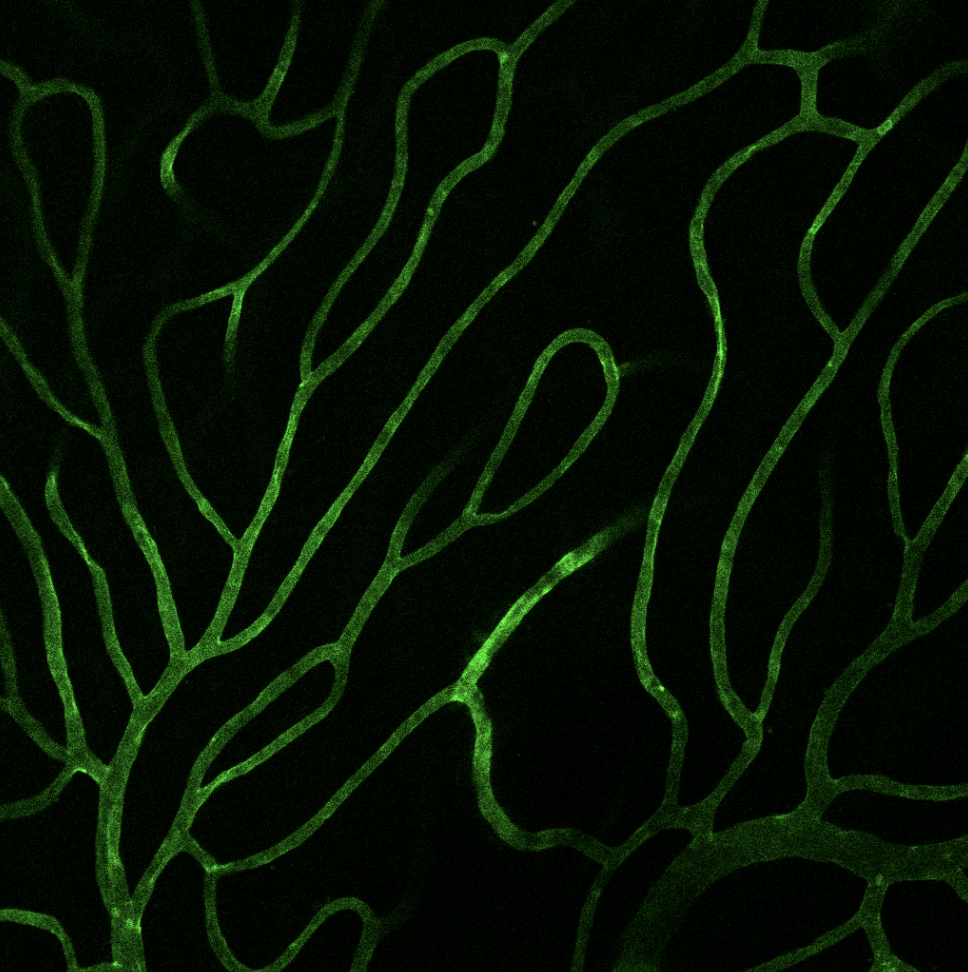
#> input picture microvascularpython/retina_deep1.png, 968 x 972 px, found by its file name
$ python denoisevessel.py
#> lines starting #> are read from the running program, lines starting #| are printed output that depends on the picture
import cv2
import numpy as np

img = cv2.imread("/Users/daisymaturo/Downloads/microvascularpython/retina_deep1.png")
#> img is the input picture: shape (972, 968, 3); mean B, G, R 3.1, 18, 6
rows, cols = img.shape[:2]
#> rows = 972; cols = 968

#kernel blurring (not as effective)
kernel_25 = np.ones((25, 25), np.float32) / 625.0
output_kernel = cv2.filter2D(img, -1, kernel_25)
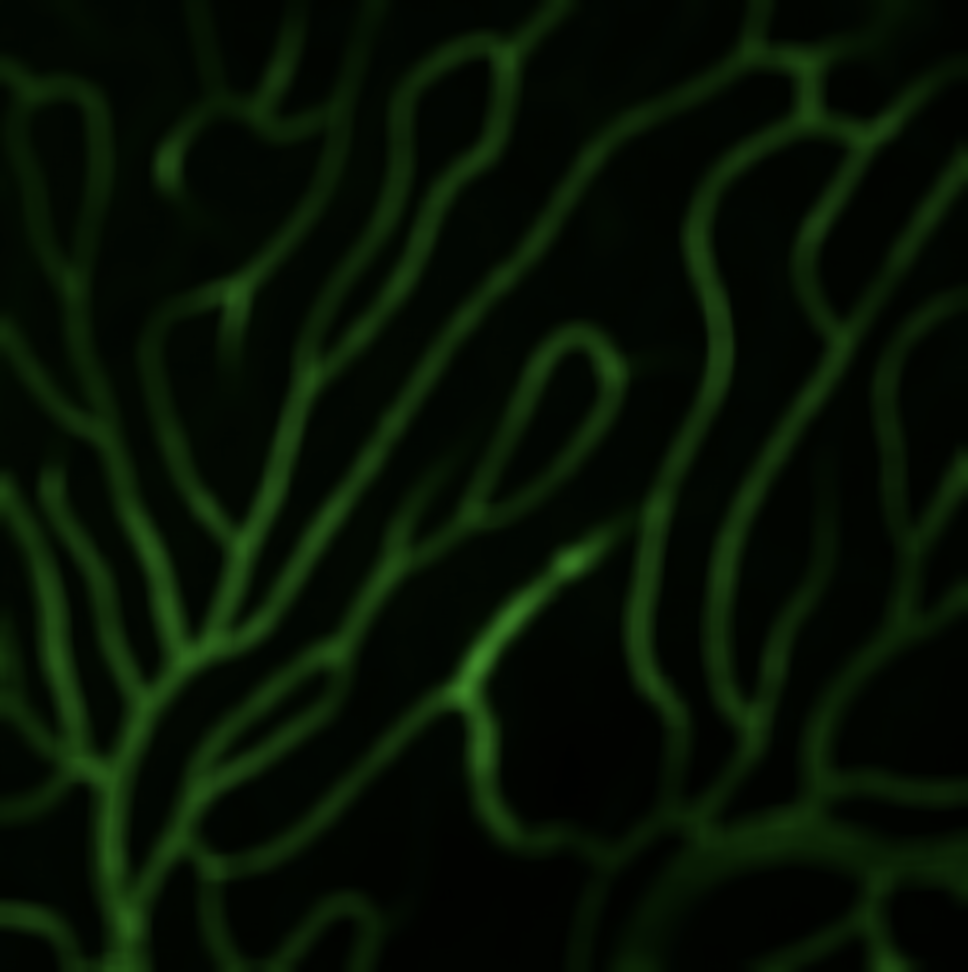
#> output_kernel: shape (972, 968, 3); mean B, G, R 3.1, 18, 6

#Boxfilter and blur function blurring.
output_blur = cv2.blur(img, (25, 25))
output_box = cv2.boxFilter(img, -1, (5,5), normalize=False)
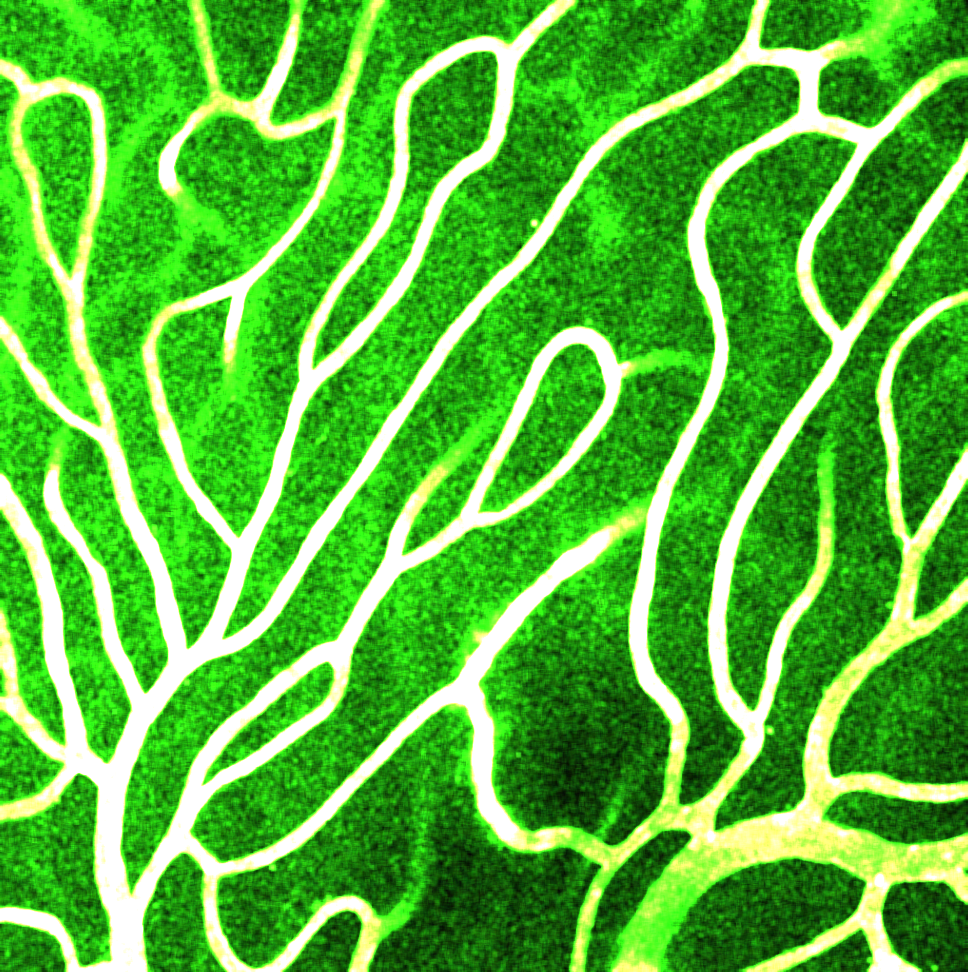
#> output_box: shape (972, 968, 3); mean B, G, R 55.4, 183.2, 81.4

#gaussian blur
output_gaus = cv2.GaussianBlur(img, (5,5), 0)

'''median blur (noise reduction): median blur replaces pixel values with the median of all
values lying in kernel area:'''
output_med = cv2.medianBlur(img, 5)

'''Bilateral filtering (noise reduction + preserving edges).
Makes sure that only those pixels having intensity almost same as target
pixel are confirmed.'''
output_bil = cv2.bilateralFilter(img, 5,6,6)

cv2.imshow("kernel blur", output_kernel)
cv2.imshow("Blur() output", output_blur)
cv2.imshow("Box filter", output_box)
cv2.imshow("Gaussian", output_gaus)
cv2.imshow("Bilateral", output_bil)
cv2.imshow("Median Blur", output_med)

cv2.imshow("Original", img)
cv2.waitKey(0)

#Use control z to end program (until coded in)

$ run again, with microvascularpython/intermediate_layer.png copied over microvascularpython/retina_deep1.png
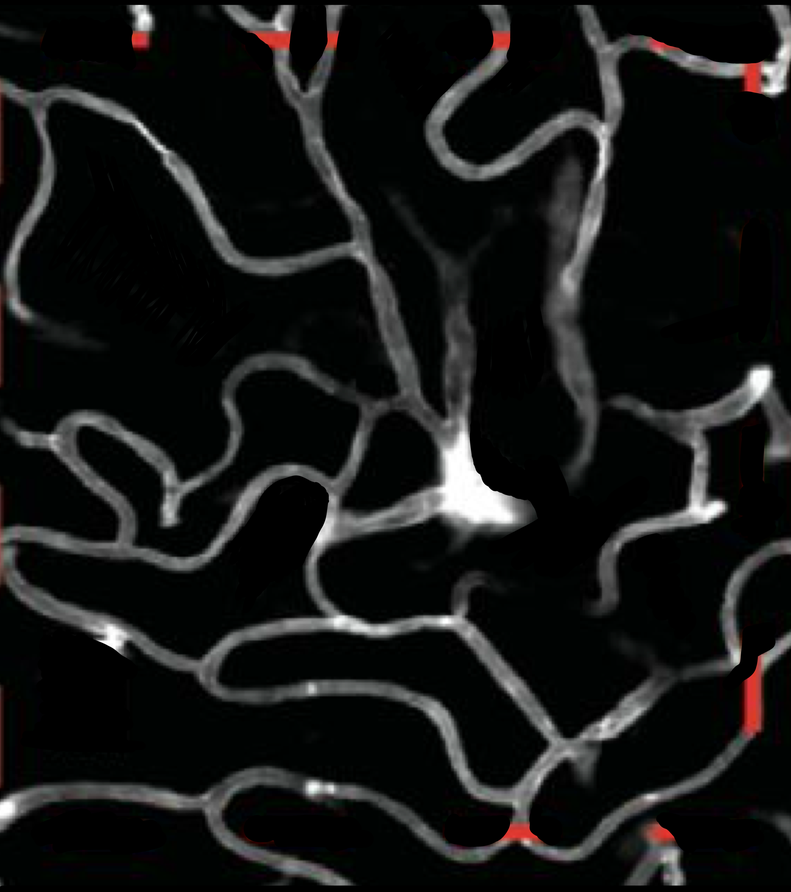
#> input picture microvascularpython/intermediate_layer.png, 791 x 892 px, shrunk from 2219 x 2500 before the run, found by its file name
#> img is the input picture: shape (892, 791, 3); mean B, G, R 21.7, 22.5, 21.6
#> `output_kernel = cv2.filter2D(img, -1, kernel_25)`:
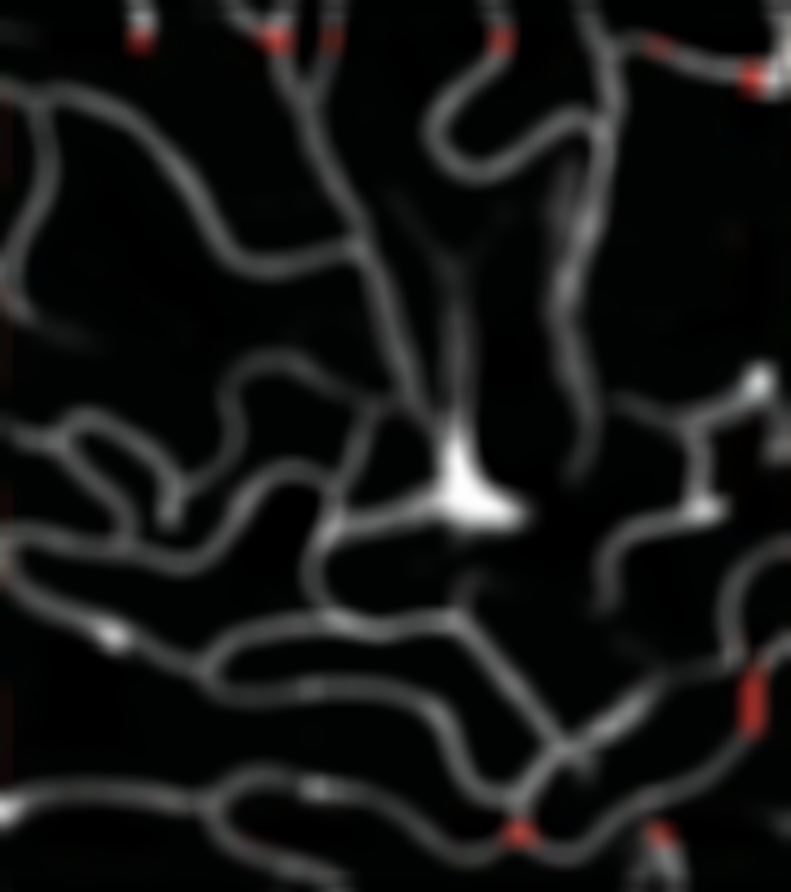
#> output_kernel: shape (892, 791, 3); mean B, G, R 21.8, 22.5, 21.6
#> `output_box = cv2.boxFilter(img, -1, (5,5), normalize=False)`:
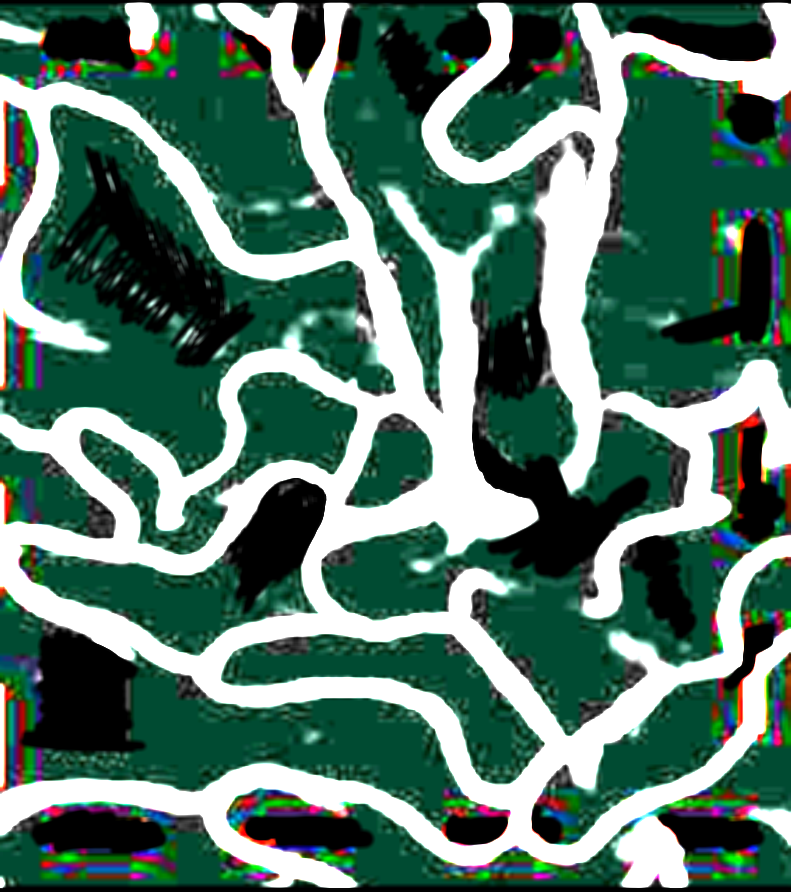
#> output_box: shape (892, 791, 3); mean B, G, R 105.1, 118.5, 85

$ run again, with microvascularpython/retina_superficial2.png copied over microvascularpython/retina_deep1.png
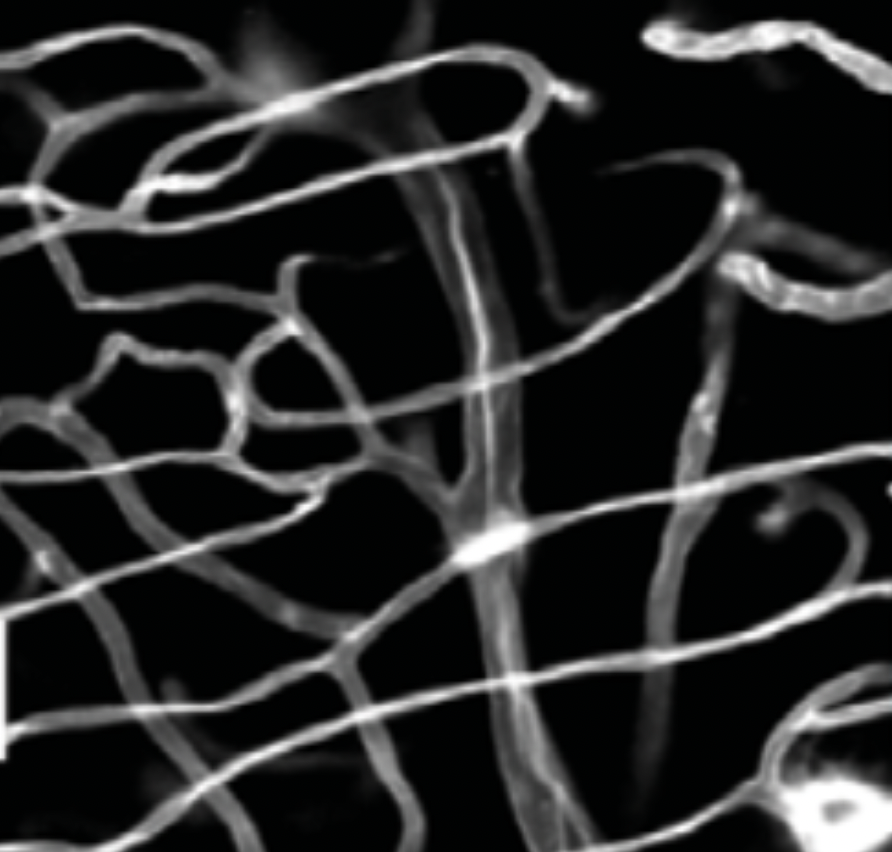
#> input picture microvascularpython/retina_superficial2.png, 892 x 852 px, found by its file name
#> img is the input picture: shape (852, 892, 3); mean B, G, R 40.1, 40.2, 39.7
#> `output_kernel = cv2.filter2D(img, -1, kernel_25)`:
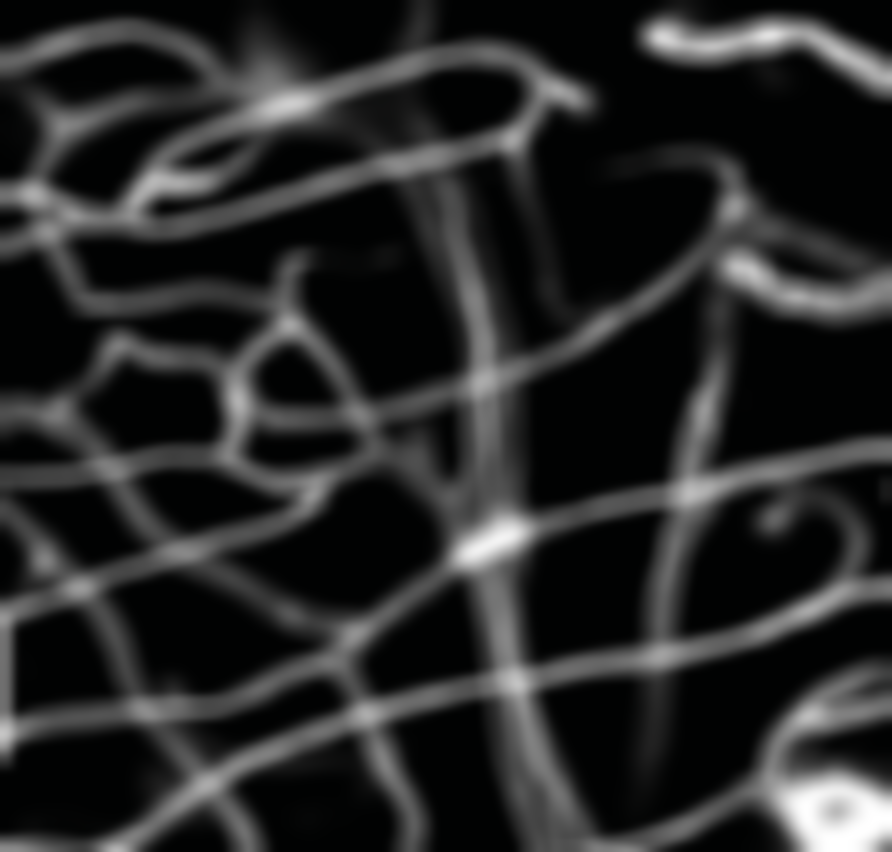
#> output_kernel: shape (852, 892, 3); mean B, G, R 40.1, 40.2, 39.7
#> `output_box = cv2.boxFilter(img, -1, (5,5), normalize=False)`:
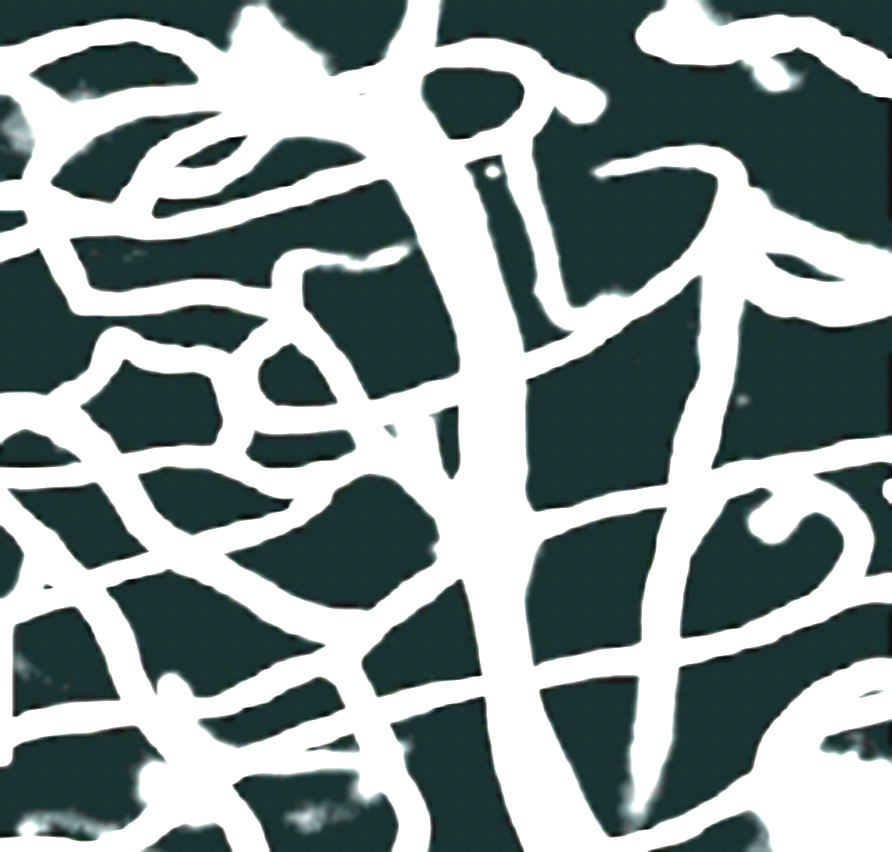
#> output_box: shape (852, 892, 3); mean B, G, R 146.5, 147.1, 134.3

$ run again, with microvascularpython/z.png copied over microvascularpython/retina_deep1.png
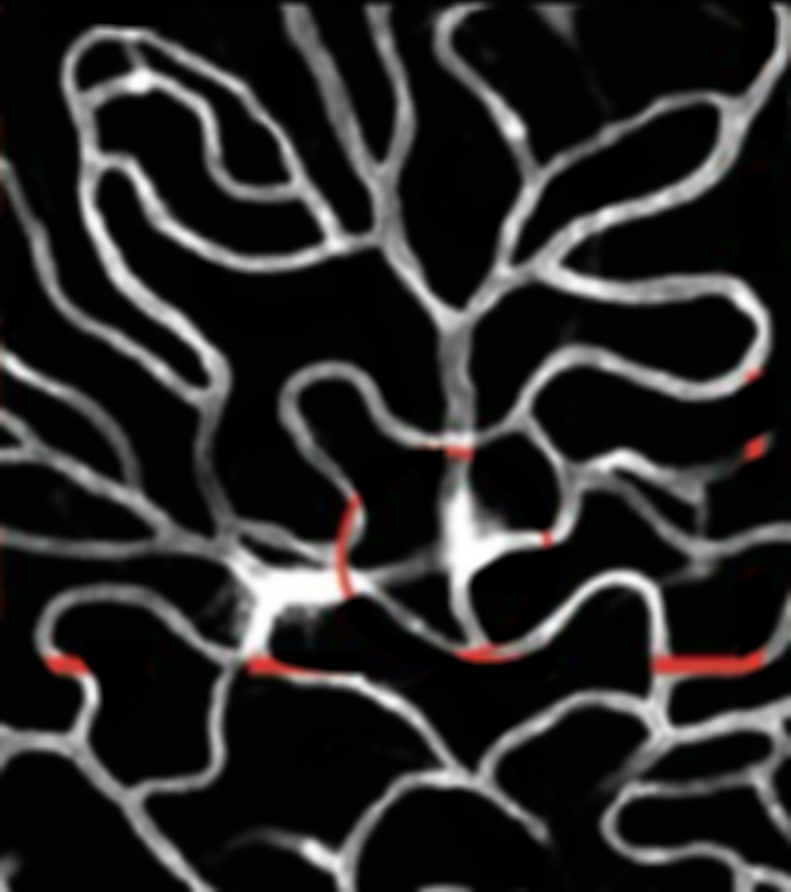
#> input picture microvascularpython/z.png, 791 x 892 px, shrunk from 2219 x 2500 before the run, found by its file name
#> img is the input picture: shape (892, 791, 3); mean B, G, R 39.3, 40, 39.7
#> `output_kernel = cv2.filter2D(img, -1, kernel_25)`:
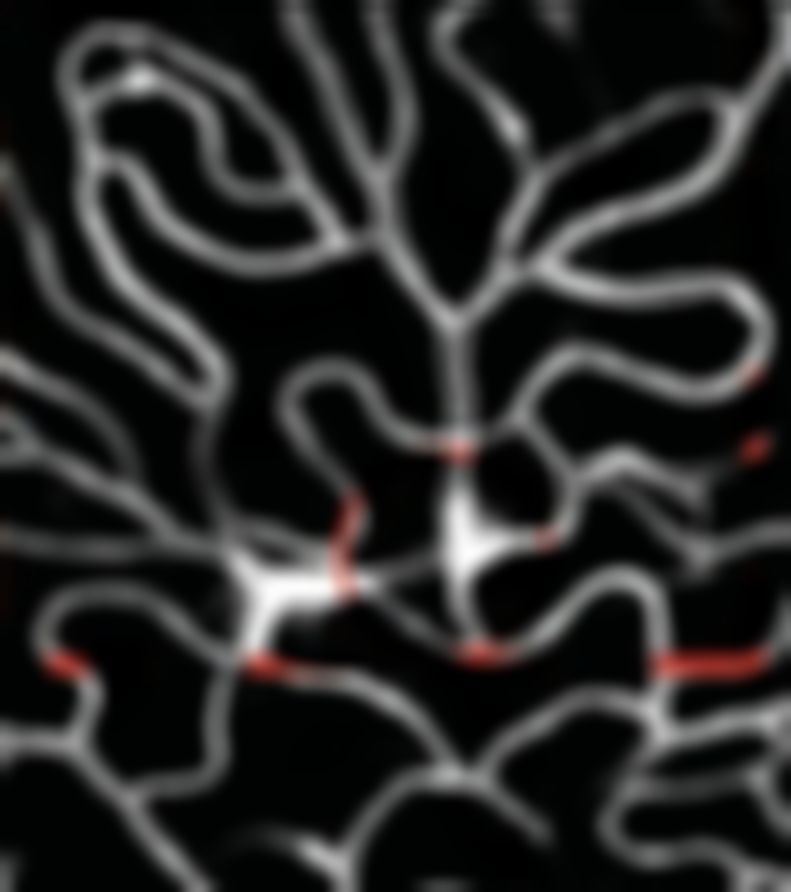
#> output_kernel: shape (892, 791, 3); mean B, G, R 39.3, 40, 39.7
#> `output_box = cv2.boxFilter(img, -1, (5,5), normalize=False)`:
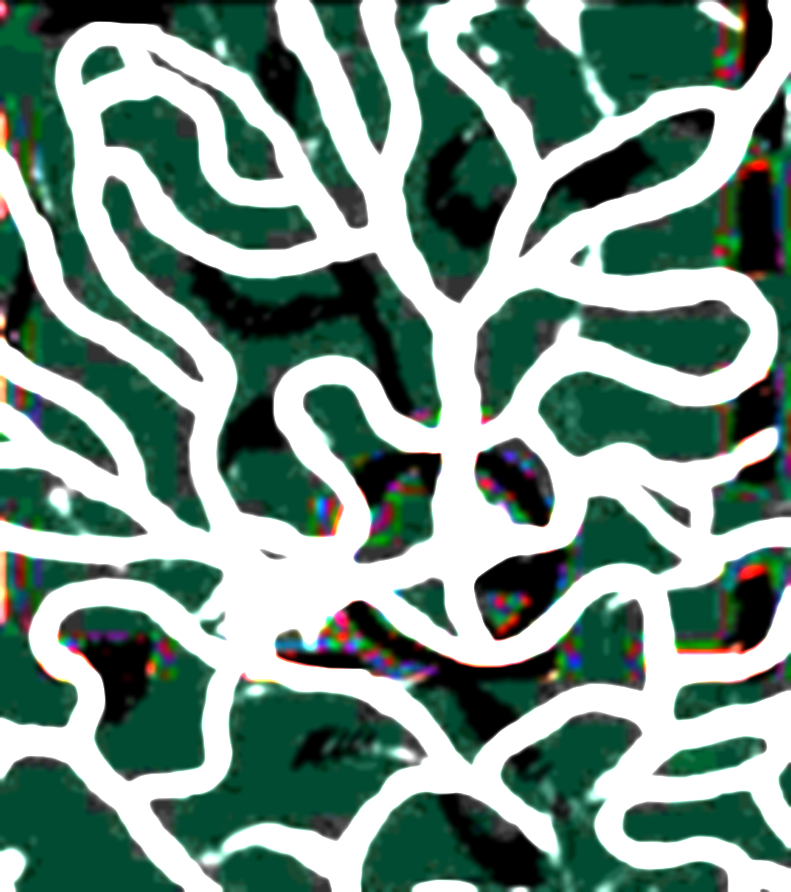
#> output_box: shape (892, 791, 3); mean B, G, R 136, 146.9, 120
